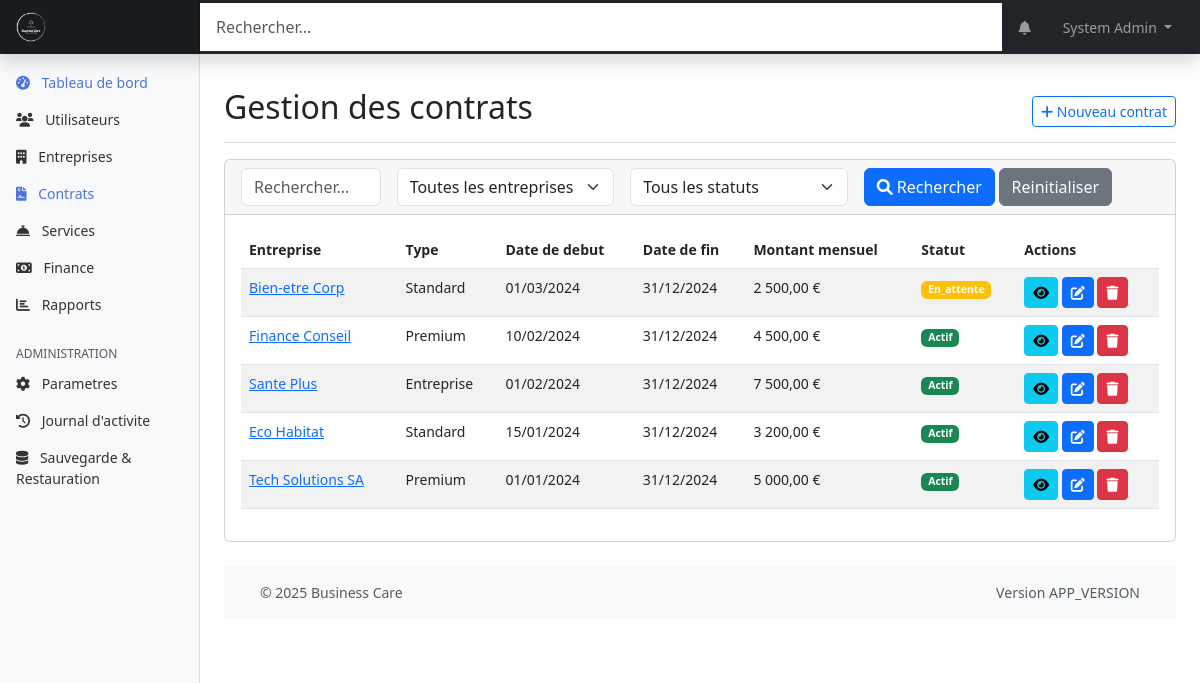
The page /web-admin/modules/contracts/index.php (signed in) on the database its author committed.
### tables this page shows
CREATE TABLE contrats (
    id INT PRIMARY KEY AUTO_INCREMENT,
    entreprise_id INT NOT NULL,
    date_debut DATE NOT NULL,
    date_fin DATE,
    montant_mensuel DECIMAL(10,2),
    nombre_salaries INT,
    type_contrat ENUM('standard', 'premium', 'entreprise') NOT NULL,
    statut ENUM('actif', 'expire', 'resilie', 'en_attente') DEFAULT 'actif',
    conditions_particulieres TEXT,
    created_at TIMESTAMP DEFAULT CURRENT_TIMESTAMP,
    updated_at TIMESTAMP DEFAULT CURRENT_TIMESTAMP ON UPDATE CURRENT_TIMESTAMP,
    FOREIGN KEY (entreprise_id) REFERENCES entreprises(id),
    INDEX idx_dates (date_debut, date_fin),
    INDEX idx_statut (statut)
);

CREATE TABLE entreprises (
    id INT PRIMARY KEY AUTO_INCREMENT,
    nom VARCHAR(255) NOT NULL,
    siret VARCHAR(14) UNIQUE,
    adresse TEXT,
    code_postal VARCHAR(10),
    ville VARCHAR(100),
    telephone VARCHAR(20),
    email VARCHAR(255),
    site_web VARCHAR(255),
    logo_url VARCHAR(255),
    taille_entreprise ENUM('1-10', '11-50', '51-200', '201-500', '500+'),
    secteur_activite VARCHAR(100),
    date_creation DATE,
    created_at TIMESTAMP DEFAULT CURRENT_TIMESTAMP,
    updated_at TIMESTAMP DEFAULT CURRENT_TIMESTAMP ON UPDATE CURRENT_TIMESTAMP,
    INDEX idx_siret (siret),
    INDEX idx_ville (ville)
);

### web-admin/includes/page_functions/modules/contracts.php (called while the page is built, shortened)
<?php
function contractsGetList($page = 1, $perPage = 10, $search = '', $statut = '', $entrepriseId = 0) {
    $where = '';
    $params = [];
    $offset = ($page - 1) * $perPage;
    $pdo = getDbConnection();
    $countSql = "SELECT COUNT(c.id) FROM contrats c LEFT JOIN entreprises e ON c.entreprise_id = e.id $where";
    $countStmt = $pdo->prepare($countSql);
    $countStmt->execute($params);
    $totalContracts = $countStmt->fetchColumn();
    $totalPages = ceil($totalContracts / $perPage);
    $page = max(1, min($page, $totalPages));
    $sql = "SELECT c.*, e.nom as nom_entreprise
            FROM contrats c
            LEFT JOIN entreprises e ON c.entreprise_id = e.id
            $where
            ORDER BY c.date_debut DESC LIMIT ?, ?";
    $params[] = $offset;
    $params[] = $perPage;
    $stmt = $pdo->prepare($sql);
    $stmt->execute($params);
    $contracts = $stmt->fetchAll(PDO::FETCH_ASSOC);
    return [
        'contracts' => $contracts,
        'currentPage' => $page,
        'totalPages' => $totalPages,
        'totalItems' => $totalContracts,
        'perPage' => $perPage
    ];
}

### web-admin/modules/contracts/index.php (the view, shortened to what this page needs)
<?php
require_once '../../includes/page_functions/modules/contracts.php';
$page = isset($_GET['page']) ? (int)$_GET['page'] : 1;
$search = isset($_GET['search']) ? $_GET['search'] : '';
$statut = isset($_GET['statut']) ? $_GET['statut'] : '';
$entreprise = isset($_GET['entreprise']) ? (int)$_GET['entreprise'] : 0;
$action = isset($_GET['action']) ? $_GET['action'] : '';
$contract = null;
$result = contractsGetList($page, 10, $search, $statut, $entreprise);
$contracts = $result['contracts'];
$entreprises = contractsGetEntreprises();
include_once '../../templates/header.php';
?>
<div class="container-fluid">
    <div class="row">
<?php include_once '../../templates/sidebar.php'; ?>
<main class="col-md-9 ms-sm-auto col-lg-10 px-md-4">
    <div class="d-flex justify-content-between flex-wrap flex-md-nowrap align-items-center pt-3 pb-2 mb-3 border-bottom">
        <h1 class="h2">Gestion des contrats</h1>
        <div class="btn-toolbar mb-2 mb-md-0">
            <a href="?action=add" class="btn btn-sm btn-outline-primary">
                <i class="fas fa-plus"></i> Nouveau contrat
            </a>
        </div>
    </div>
    <?php if ($action === 'add' || $action === 'edit'): ?>
        <div class="card">
            <div class="card-header">
                <?php echo $action === 'add' ? 'Ajouter un nouveau contrat' : 'Modifier le contrat'; ?>
            </div>
            <div class="card-body">
                <form method="post">
                   <input type="hidden" name="csrf_token" value="<?php echo generateToken(); ?>">
                    <div class="row mb-3">
                        <div class="col-md-6">
                            <label for="entreprise_id" class="form-label">Entreprise*</label>
                            <select class="form-select" id="entreprise_id" name="entreprise_id" required>
                                <option value="">Selectionnez une entreprise...</option>
                                <?php foreach ($entreprises as $e): ?>
                                    <option value="<?php echo $e['id']; ?>" <?php echo (isset($contract['entreprise_id']) && $contract['entreprise_id'] == $e['id']) ? 'selected' : ''; ?>>
                                        <?php echo htmlspecialchars($e['nom']); ?>
                                    </option>
                                <?php endforeach; ?>
                            </select>
                        </div>
                        <div class="col-md-6">
                            <label for="type_contrat" class="form-label">Type de contrat*</label>
                            <select class="form-select" id="type_contrat" name="type_contrat" required>
                                <option value="">Selectionnez un type...</option>
                                <?php
                                $types = ['standard', 'premium', 'entreprise'];
                                foreach ($types as $t) {
                                    $selected = (isset($contract['type_contrat']) && $contract['type_contrat'] === $t) ? 'selected' : '';
                                    echo "<option value=\"$t\" $selected>" . ucfirst($t) . "</option>";
                                }
                                ?>
                            </select>
                        </div>
                    </div>
                    <div class="row mb-3">
                        <div class="col-md-6">
                            <label for="date_debut" class="form-label">Date de debut*</label>
                            <input type="date" class="form-control" id="date_debut" name="date_debut" value="<?php echo isset($contract['date_debut']) ? htmlspecialchars($contract['date_debut']) : ''; ?>" required>
                        </div>
                        <div class="col-md-6">
                            <label for="date_fin" class="form-label">Date de fin</label>
                            <input type="date" class="form-control" id="date_fin" name="date_fin" value="<?php echo isset($contract['date_fin']) ? htmlspecialchars($contract['date_fin']) : ''; ?>">
                        </div>
                    </div>
                    <div class="row mb-3">
                        <div class="col-md-4">
                            <label for="montant_mensuel" class="form-label">Montant mensuel (€)</label>
                            <input type="number" step="0.01" min="0" class="form-control" id="montant_mensuel" name="montant_mensuel" value="<?php echo isset($contract['montant_mensuel']) ? htmlspecialchars($contract['montant_mensuel']) : ''; ?>">
                        </div>
                        <div class="col-md-4">
                            <label for="nombre_salaries" class="form-label">Nombre de salaries</label>
                            <input type="number" min="1" class="form-control" id="nombre_salaries" name="nombre_salaries" value="<?php echo isset($contract['nombre_salaries']) ? htmlspecialchars($contract['nombre_salaries']) : ''; ?>">
                        </div>
                        <div class="col-md-4">
                            <label for="statut" class="form-label">Statut</label>
                            <select class="form-select" id="statut" name="statut">
                                <?php
                                $statuts = ['actif', 'expire', 'resilie', 'en_attente'];
                                foreach ($statuts as $s) {
                                    $selected = (isset($contract['statut']) && $contract['statut'] === $s) ? 'selected' : '';
                                    echo "<option value=\"$s\" $selected>" . ucfirst($s) . "</option>";
                                }
                                ?>
                            </select>
                        </div>
                    </div>
                    <div class="row mb-3">
                        <div class="col-md-12">
                            <label for="conditions_particulieres" class="form-label">Conditions particulieres</label>
                            <textarea class="form-control" id="conditions_particulieres" name="conditions_particulieres" rows="3"><?php echo isset($contract['conditions_particulieres']) ? htmlspecialchars($contract['conditions_particulieres']) : ''; ?></textarea>
                        </div>
                    </div>
                    <div class="row">
                        <div class="col-12">
                            <button type="submit" class="btn btn-primary">Enregistrer</button>
                            <a href="<?php echo WEBADMIN_URL; ?>/modules/contracts/" class="btn btn-secondary">Annuler</a>
                        </div>
                    </div>
                </form>
            </div>
        </div>
    <?php else: ?>
        <div class="card mb-4">
            <div class="card-header">
                <form method="get" class="row g-3">
                    <div class="col-md-2">
                        <input type="text" class="form-control" id="search" name="search" placeholder="Rechercher..." value="<?php echo htmlspecialchars($search); ?>">
                    </div>
                    <div class="col-md-3">
                        <select class="form-select" id="entreprise" name="entreprise">
                            <option value="">Toutes les entreprises</option>
                        </select>
                    </div>
                    <div class="col-md-3">
                        <select class="form-select" id="statut" name="statut">
                            <option value="">Tous les statuts</option>
                        </select>
                    </div>
                    <div class="col-md-4">
                        <button type="submit" class="btn btn-primary">
                            <i class="fas fa-search"></i> Rechercher
                        </button>
                        <a href="<?php echo WEBADMIN_URL; ?>/modules/contracts/" class="btn btn-secondary">Reinitialiser</a>
                    </div>
                </form>
            </div>
            <div class="card-body">
                <?php if (count($contracts) > 0): ?>
                    <table class="table table-striped table-hover">
                        <thead>
                            <tr>
                                <th>Entreprise</th>
                                <th>Type</th>
                                <th>Date de debut</th>
                                <th>Date de fin</th>
                                <th>Montant mensuel</th>
                                <th>Statut</th>
                                <th>Actions</th>
                            </tr>
                        </thead>
                        <tbody>
                            <?php foreach ($contracts as $contract): ?>
                                <tr>
                                    <td><a href="<?php echo WEBADMIN_URL; ?>/modules/companies/?action=view&id=<?php echo $contract['entreprise_id']; ?>"><?php echo htmlspecialchars($contract['nom_entreprise']); ?></a></td>
                                    <td><?php echo htmlspecialchars(ucfirst($contract['type_contrat'])); ?></td>
                                    <td><?php echo date('d/m/Y', strtotime($contract['date_debut'])); ?></td>
                                    <td><?php echo $contract['date_fin'] ? date('d/m/Y', strtotime($contract['date_fin'])) : '-'; ?></td>
                                    <td><?php echo $contract['montant_mensuel'] ? number_format($contract['montant_mensuel'], 2, ',', ' ') . ' €' : '-'; ?></td>
                                    <td><?php echo getStatusBadge($contract['statut']); ?></td>
                                    <td>
                                        <a href="?action=view&id=<?php echo $contract['id']; ?>" class="btn btn-sm btn-info">
                                            <i class="fas fa-eye"></i>
                                        </a>
                                        <a href="?action=edit&id=<?php echo $contract['id']; ?>" class="btn btn-sm btn-primary">
                                            <i class="fas fa-edit"></i>
                                        </a>
                                        <a href="?action=delete&id=<?php echo $contract['id']; ?>" class="btn btn-sm btn-danger" onclick="return confirm('Êtes-vous sûr de vouloir supprimer ce contrat ?')">
                                            <i class="fas fa-trash"></i>
                                        </a>
                                    </td>
                                </tr>
                            <?php endforeach; ?>
                        </tbody>
                    </table>
                <?php else: ?>
                    <div class="alert alert-info">
                        Aucun contrat trouve. <a href="?action=add" class="alert-link">Ajouter un nouveau contrat</a>
                    </div>
                <?php endif; ?>
            </div>
        </div>
    <?php endif; ?>
    <?php include_once '../../templates/footer.php'; ?>
</main>
</div>
</div>

### shared/web-admin/functions.php (shortened to what this page needs)
<?php
function getStatusBadge($status) {
    $badges = [
        'actif' => 'success',
        'inactif' => 'danger',
        'en_attente' => 'warning',
        'suspendu' => 'secondary',
        'expire' => 'danger',
        'resilie' => 'danger',
        'accepte' => 'success',
        'refuse' => 'danger'
    ];
    $class = isset($badges[$status]) ? $badges[$status] : 'primary';
    return '<span class="badge bg-' . $class . '">' . ucfirst($status) . '</span>';
}

### rows shown on the page
contrats: entreprise.nom "Bien-etre Corp", type_contrat "Standard", date_debut "01/03/2024", date_fin "31/12/2024", montant_mensuel "2 500,00", statut "En_attente"
contrats: entreprise.nom "Finance Conseil", type_contrat "Premium", date_debut "10/02/2024", date_fin "31/12/2024", montant_mensuel "4 500,00", statut "Actif"
contrats: entreprise.nom "Sante Plus", type_contrat "Entreprise", date_debut "01/02/2024", date_fin "31/12/2024", montant_mensuel "7 500,00", statut "Actif"
contrats: entreprise.nom "Eco Habitat", type_contrat "Standard", date_debut "15/01/2024", date_fin "31/12/2024", montant_mensuel "3 200,00", statut "Actif"
contrats: entreprise.nom "Tech Solutions SA", type_contrat "Premium", date_debut "01/01/2024", date_fin "31/12/2024", montant_mensuel "5 000,00", statut "Actif"

### other values the page prints
$_SESSION['user_name'] "System Admin"
APP_VERSION "APP_VERSION"
